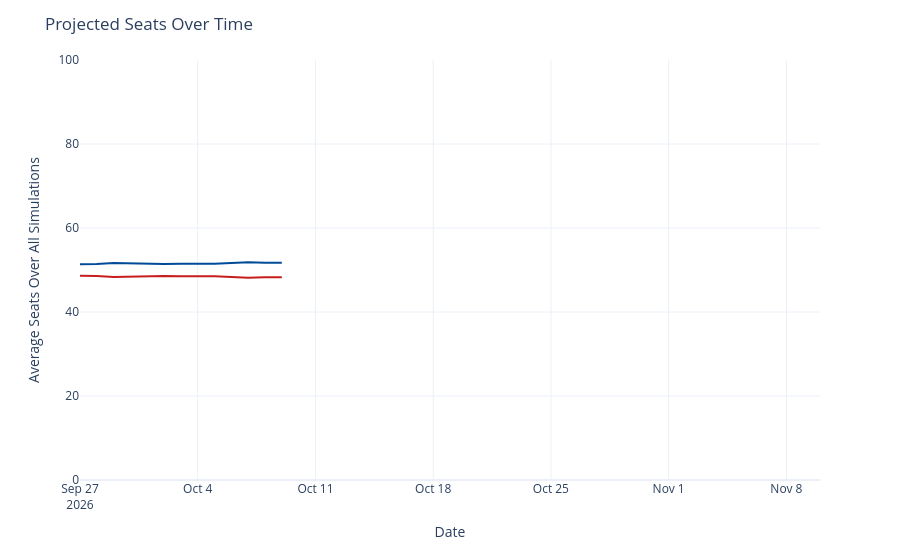

The code cell stored with this chart in its notebook:
### Code cell
seats_over_time = output_ts[(output_ts['geo'] == 'US Senate') &
                             (output_ts['type'] == 'seats')]
seats_over_time['rep_seats'] = seats_over_time['y'].map(lambda x: 100 - x)
seats_over_time = seats_over_time.rename({'y': 'Democrats', 'rep_seats': 'Republicans'}, axis=1)
seats_time_ser = px.line(seats_over_time, x='date', y=['Democrats', 'Republicans'], template='plotly_white',
                        color_discrete_map={'Democrats': '#004b97', 'Republicans': '#c71e1d'},)
seats_time_ser.update_traces(hovertemplate="%{y:.1f}")
seats_time_ser.update_layout(
    xaxis=dict(range=[pd.to_datetime('2026-09-27'), pd.to_datetime('2026-11-10')]),
    yaxis=dict(range=[0, 100]),
    xaxis_title='Date',
    yaxis_title='Average Seats Over All Simulations',
    title=dict(text="Projected Seats Over Time"),
    hovermode="x",
    showlegend=False
)
seats_time_ser

### Figure 1 — Plotly figure (JSON) as saved in the notebook; plotly's stock layout.template omitted (floating-point values rounded to 4 significant figures)
{"data": [{"hovertemplate": "%{y:.1f}", "legendgroup": "Democrats", "line": {"color": "#004b97", "dash": "solid"}, "marker": {"symbol": "circle"}, "mode": "lines", "name": "Democrats", "orientation": "v", "showlegend": true, "type": "scatter", "x": ["2026-09-27", "2026-09-28", "2026-09-29", "2026-09-30", "2026-10-01", "2026-10-02", "2026-10-03", "2026-10-04", "2026-10-05", "2026-10-06", "2026-10-07", "2026-10-08", "2026-10-09"], "xaxis": "x", "y": [51.35, 51.4, 51.64, 51.51, 51.41, 51.42, 51.47, 51.47, 51.48, 51.68, 51.82, 51.75, 51.71], "yaxis": "y"}, {"hovertemplate": "%{y:.1f}", "legendgroup": "Republicans", "line": {"color": "#c71e1d", "dash": "solid"}, "marker": {"symbol": "circle"}, "mode": "lines", "name": "Republicans", "orientation": "v", "showlegend": true, "type": "scatter", "x": ["2026-09-27", "2026-09-28", "2026-09-29", "2026-09-30", "2026-10-01", "2026-10-02", "2026-10-03", "2026-10-04", "2026-10-05", "2026-10-06", "2026-10-07", "2026-10-08", "2026-10-09"], "xaxis": "x", "y": [48.65, 48.6, 48.36, 48.49, 48.59, 48.58, 48.53, 48.53, 48.52, 48.32, 48.18, 48.25, 48.29], "yaxis": "y"}], "layout": {"hovermode": "x", "legend": {"title": {"text": "variable"}, "tracegroupgap": 0}, "margin": {"t": 60}, "showlegend": false, "title": {"text": "Projected Seats Over Time"}, "xaxis": {"anchor": "y", "domain": [0, 1], "range": ["2026-09-27T00:00:00", "2026-11-10T00:00:00"], "title": {"text": "Date"}}, "yaxis": {"anchor": "x", "domain": [0, 1], "range": [0, 100], "title": {"text": "Average Seats Over All Simulations"}}}}
